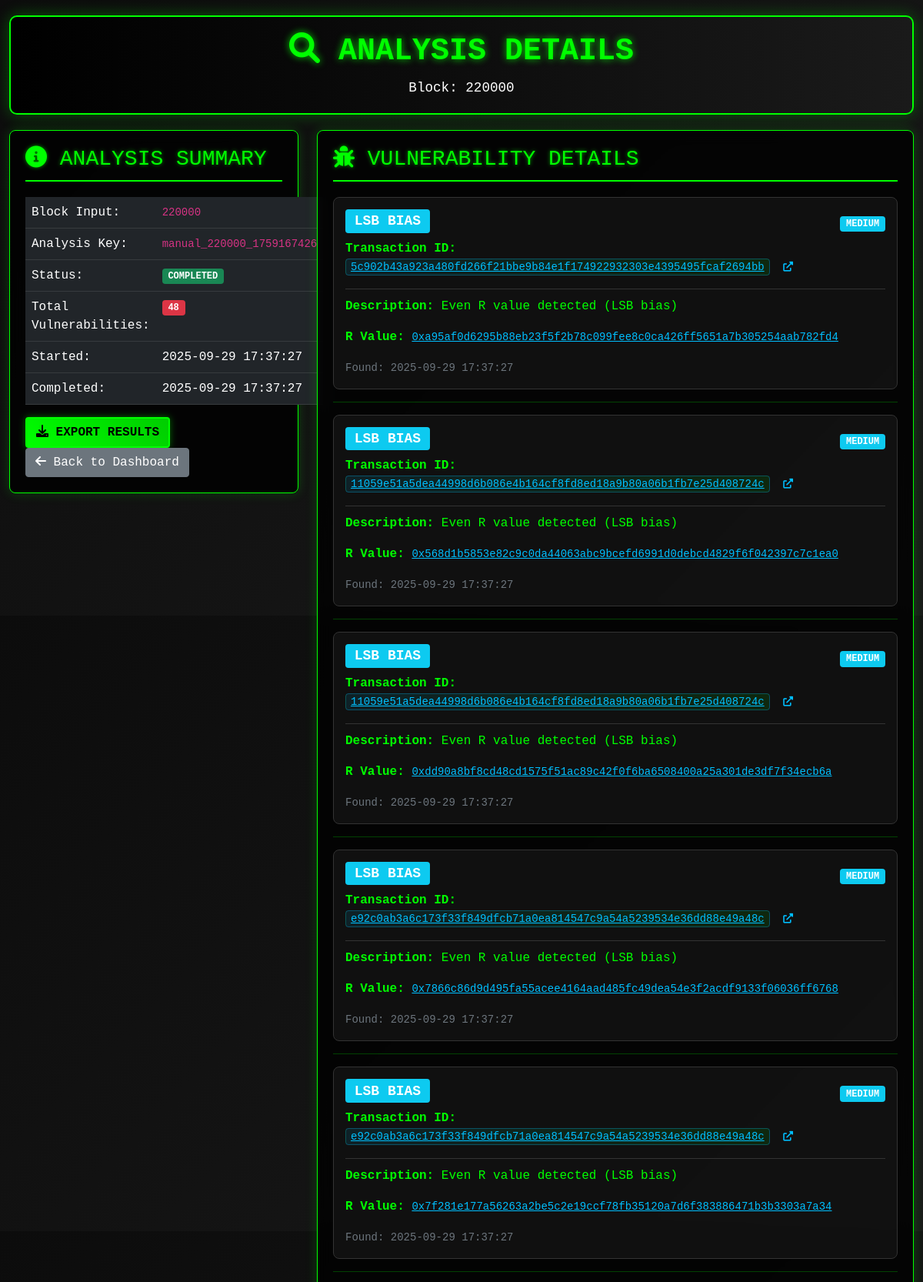
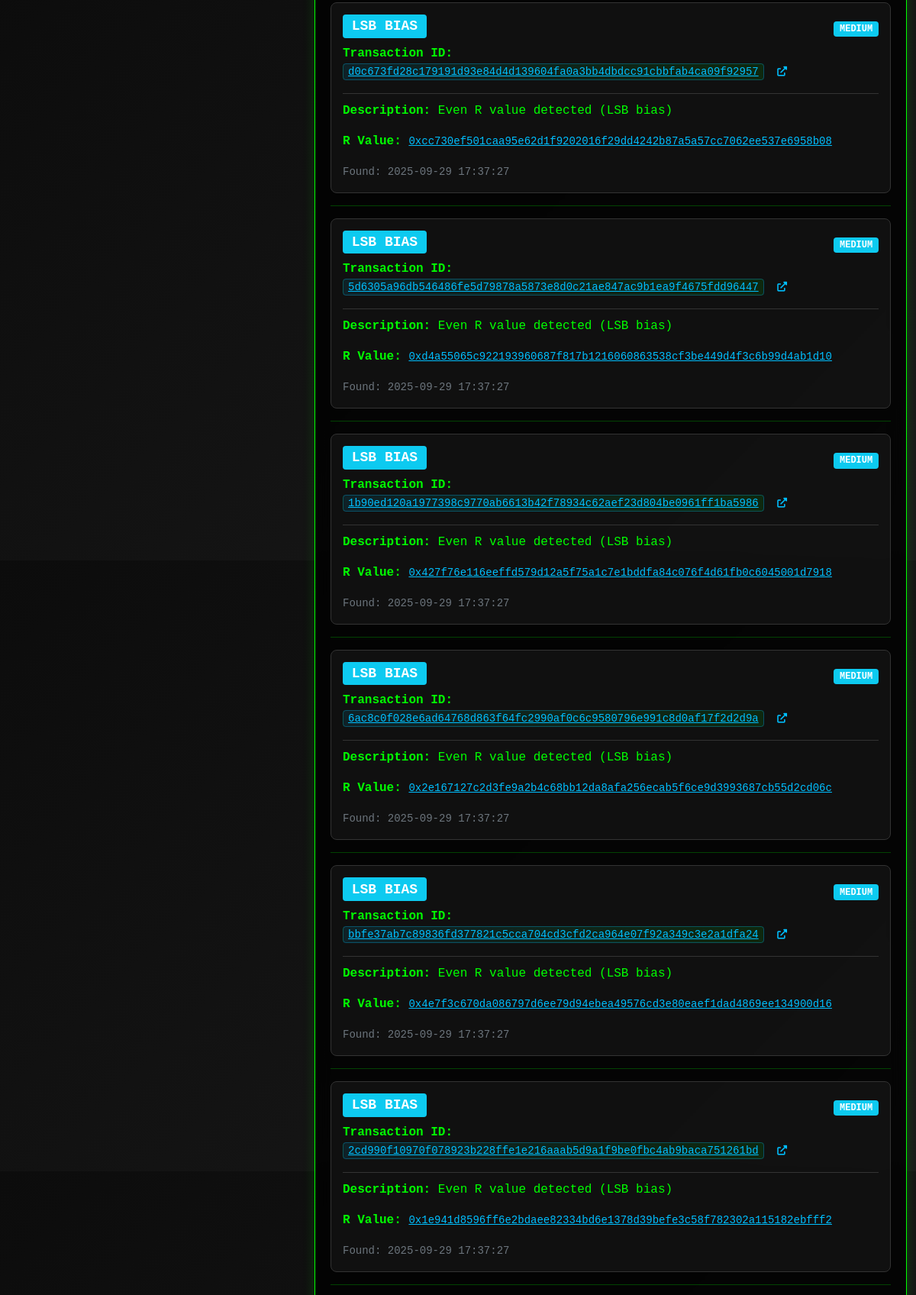
The app's page /analysis/manual_220000_1759167426 (upper part) with its own data (2 pictures, top to bottom).
### main.py (models this page shows)
class AnalysisResult(db.Model):
    id = db.Column(db.Integer, primary_key=True)
    analysis_key = db.Column(db.String(256), unique=True, nullable=False)
    block_input = db.Column(db.String(256), nullable=False)
    status = db.Column(db.String(50), nullable=False)
    started_at = db.Column(db.DateTime, nullable=False)
    completed_at = db.Column(db.DateTime)
    result_data = db.Column(db.Text)
    vulnerability_count = db.Column(db.Integer, default=0)
    created_at = db.Column(db.DateTime, default=datetime.utcnow)

class Vulnerability(db.Model):
    id = db.Column(db.Integer, primary_key=True)
    analysis_key = db.Column(db.String(256), nullable=False)
    vulnerability_type = db.Column(db.String(100), nullable=False)
    txid = db.Column(db.String(64))
    risk_level = db.Column(db.String(20))
    details = db.Column(db.Text)
    private_key = db.Column(db.String(64))
    addresses = db.Column(db.Text)  # JSON string of addresses
    created_at = db.Column(db.DateTime, default=datetime.utcnow)

### main.py (the view)
@app.route('/analysis/<analysis_key>')
def view_analysis(analysis_key):
    analysis = AnalysisResult.query.filter_by(analysis_key=analysis_key).first_or_404()
    vulnerabilities = Vulnerability.query.filter_by(analysis_key=analysis_key).all()
    return render_template('analysis_detail.html',
                         analysis=analysis,
                         vulnerabilities=vulnerabilities)

### main.py (called while the page is built)
@app.template_filter('from_json')
def from_json_filter(json_str):
    try:
        return json.loads(json_str) if json_str else {}
    except:
        return {}

### templates/analysis_detail.html (shortened to what this page needs)
<!DOCTYPE html>
<html lang="en">
<head>
    <link href="https://cdn.jsdelivr.net/npm/bootstrap@5.1.3/dist/css/bootstrap.min.css" rel="stylesheet">
    <link href="https://cdnjs.cloudflare.com/ajax/libs/font-awesome/6.0.0/css/all.min.css" rel="stylesheet">
    <link href="{{ url_for('static', filename='style.css') }}" rel="stylesheet">
</head>
<body>
    <div class="container-fluid">
        <header class="terminal-header">
            <h1><i class="fas fa-search"></i> ANALYSIS DETAILS</h1>
            <p class="terminal-subtitle">Block: {{ analysis.block_input }}</p>
        </header>
        <div class="row">
            <div class="col-md-4">
                <div class="terminal-panel">
                    <h3><i class="fas fa-info-circle"></i> ANALYSIS SUMMARY</h3>
                    <table class="table table-dark">
                        <tr>
                            <td>Block Input:</td>
                            <td><code>{{ analysis.block_input }}</code></td>
                        </tr>
                        <tr>
                            <td>Analysis Key:</td>
                            <td><code>{{ analysis.analysis_key }}</code></td>
                        </tr>
                        <tr>
                            <td>Status:</td>
                            <td>
                                <span class="badge bg-{{ 'success' if analysis.status == 'completed' else 'warning' }}">
                                    {{ analysis.status.upper() }}
                                </span>
                            </td>
                        </tr>
                        <tr>
                            <td>Total Vulnerabilities:</td>
                            <td><span class="badge bg-danger">{{ analysis.vulnerability_count }}</span></td>
                        </tr>
                        <tr>
                            <td>Started:</td>
                            <td>{{ analysis.started_at.strftime('%Y-%m-%d %H:%M:%S') if analysis.started_at else 'N/A' }}</td>
                        </tr>
                        <tr>
                            <td>Completed:</td>
                            <td>{{ analysis.completed_at.strftime('%Y-%m-%d %H:%M:%S') if analysis.completed_at else 'N/A' }}</td>
                        </tr>
                    </table>
                    <div class="mt-3">
                        <a href="{{ url_for('export_analysis', analysis_key=analysis.analysis_key) }}"
                           class="btn btn-success">
                            <i class="fas fa-download"></i> Export Results
                        </a>
                        <a href="{{ url_for('index') }}" class="btn btn-secondary">
                            <i class="fas fa-arrow-left"></i> Back to Dashboard
                        </a>
                    </div>
                </div>
            </div>
            <div class="col-md-8">
                <div class="terminal-panel">
                    <h3><i class="fas fa-bug"></i> VULNERABILITY DETAILS</h3>
                    {% for vulnerability in vulnerabilities %}
                    <div class="vulnerability-item">
                        <div class="d-flex justify-content-between align-items-center">
                            <h4>
                                <span class="badge bg-{{ 'danger' if vulnerability.risk_level == 'CRITICAL' else 'warning' if vulnerability.risk_level == 'HIGH' else 'info' }}">
                                    {{ vulnerability.vulnerability_type.replace('_', ' ').title() }}
                                </span>
                            </h4>
                            <span class="badge bg-{{ 'danger' if vulnerability.risk_level == 'CRITICAL' else 'warning' if vulnerability.risk_level == 'HIGH' else 'info' }}">
                                {{ vulnerability.risk_level }}
                            </span>
                        </div>
                        {% if vulnerability.txid %}
                        <p><strong>Transaction ID:</strong>
                            <code class="clickable-hash explorer-link" onclick="openTransactionExplorer('{{ vulnerability.txid }}')">{{ vulnerability.txid }}</code>
                            <i class="fas fa-external-link-alt ms-2" style="font-size: 0.8em; color: #00bfff;"></i>
                        </p>
                        {% endif %}
                        {% if vulnerability.details %}
                        {% set details = vulnerability.details | from_json %}
                        <div class="vulnerability-details">
                            <p><strong>Description:</strong> {{ details.get('description', 'N/A') }}</p>
                            {% if details.get('r_value') %}
                            <p><strong>R Value:</strong> <code class="clickable-hash" onclick="copyToClipboard('{{ details.get('r_value') }}')">{{ details.get('r_value') }}</code></p>
                            {% endif %}
                        </div>
                        {% endif %}
                        <small class="text-muted">Found: {{ vulnerability.created_at.strftime('%Y-%m-%d %H:%M:%S') }}</small>
                    </div>
                    <hr>
                    {% endfor %}
                </div>
            </div>
        </div>
    </div>
</body>
</html>

### static/style.css (style rules this page uses)
body { background: linear-gradient(135deg, #0c0c0c 0%, #1a1a1a 100%); color: #00ff00; font-family: 'Courier New', monospace; min-height: 100vh; }
.terminal-header { background: linear-gradient(90deg, #000000 0%, #1a1a1a 100%); border: 2px solid #00ff00; border-radius: 10px; padding: 20px; margin: 20px 0; text-align: center; box-shadow: 0 0 20px rgba(0, 255, 0, 0.3); }
.terminal-header h1 { color: #00ff00; text-shadow: 0 0 10px rgba(0, 255, 0, 0.8); margin: 0; font-size: 2.5rem; font-weight: bold; }
.terminal-subtitle { color: #ffffff; margin: 10px 0 0 0; font-size: 1.1rem; }
.terminal-panel { background: rgba(0, 0, 0, 0.8); border: 1px solid #00ff00; border-radius: 8px; padding: 20px; margin-bottom: 20px; box-shadow: 0 0 15px rgba(0, 255, 0, 0.2); backdrop-filter: blur(10px); }
.terminal-panel h3 { color: #00ff00; border-bottom: 2px solid #00ff00; padding-bottom: 10px; margin-bottom: 20px; text-shadow: 0 0 5px rgba(0, 255, 0, 0.6); }
.btn-success { background: linear-gradient(45deg, #00ff00, #00cc00); border: 2px solid #00ff00; color: #000000; font-weight: bold; text-transform: uppercase; box-shadow: 0 0 10px rgba(0, 255, 0, 0.4); }
.clickable-hash { cursor: pointer; color: #00bfff; text-decoration: underline; transition: color 0.3s ease; }
.explorer-link { position: relative; background: linear-gradient(45deg, rgba(0, 191, 255, 0.1), rgba(0, 255, 0, 0.1)); border: 1px solid rgba(0, 191, 255, 0.3); border-radius: 4px; padding: 2px 6px; transition: all 0.3s ease; }
.vulnerability-item { background: rgba(20, 20, 20, 0.8); border: 1px solid #333333; border-radius: 8px; padding: 15px; margin-bottom: 15px; }
.vulnerability-details { margin-top: 10px; padding-top: 10px; border-top: 1px solid #333333; }
.badge { font-family: 'Courier New', monospace; font-weight: bold; text-transform: uppercase; }

### records on screen
AnalysisResult: block_input "220000", analysis_key "manual_220000_1759167426", status "COMPLETED", vulnerability_count "48", started_at "2025-09-29 17:37:27", completed_at "2025-09-29 17:37:27"
Vulnerability: vulnerability_type.replace "LSB BIAS", risk_level "MEDIUM", txid "5c902b43a923a480fd266f21bbe9b84e1f174922932303e4395495fcaf2694bb", get "Even R value detected (LSB bias)", get "0xa95af0d6295b88eb23f5f2b78c099fee8c0ca426ff5651a7b305254aab782fd4", created_at "2025-09-29 17:37:27"
Vulnerability: vulnerability_type.replace "LSB BIAS", risk_level "MEDIUM", txid "11059e51a5dea44998d6b086e4b164cf8fd8ed18a9b80a06b1fb7e25d408724c", get "Even R value detected (LSB bias)", get "0x568d1b5853e82c9c0da44063abc9bcefd6991d0debcd4829f6f042397c7c1ea0", created_at "2025-09-29 17:37:27"
Vulnerability: vulnerability_type.replace "LSB BIAS", risk_level "MEDIUM", txid "11059e51a5dea44998d6b086e4b164cf8fd8ed18a9b80a06b1fb7e25d408724c", get "Even R value detected (LSB bias)", get "0xdd90a8bf8cd48cd1575f51ac89c42f0f6ba6508400a25a301de3df7f34ecb6a", created_at "2025-09-29 17:37:27"
Vulnerability: vulnerability_type.replace "LSB BIAS", risk_level "MEDIUM", txid "e92c0ab3a6c173f33f849dfcb71a0ea814547c9a54a5239534e36dd88e49a48c", get "Even R value detected (LSB bias)", get "0x7866c86d9d495fa55acee4164aad485fc49dea54e3f2acdf9133f06036ff6768", created_at "2025-09-29 17:37:27"
Vulnerability: vulnerability_type.replace "LSB BIAS", risk_level "MEDIUM", txid "e92c0ab3a6c173f33f849dfcb71a0ea814547c9a54a5239534e36dd88e49a48c", get "Even R value detected (LSB bias)", get "0x7f281e177a56263a2be5c2e19ccf78fb35120a7d6f383886471b3b3303a7a34", created_at "2025-09-29 17:37:27"
Vulnerability: vulnerability_type.replace "LSB BIAS", risk_level "MEDIUM", txid "d0c673fd28c179191d93e84d4d139604fa0a3bb4dbdcc91cbbfab4ca09f92957", get "Even R value detected (LSB bias)", get "0xcc730ef501caa95e62d1f9202016f29dd4242b87a5a57cc7062ee537e6958b08", created_at "2025-09-29 17:37:27"
Vulnerability: vulnerability_type.replace "LSB BIAS", risk_level "MEDIUM", txid "5d6305a96db546486fe5d79878a5873e8d0c21ae847ac9b1ea9f4675fdd96447", get "Even R value detected (LSB bias)", get "0xd4a55065c922193960687f817b1216060863538cf3be449d4f3c6b99d4ab1d10", created_at "2025-09-29 17:37:27"
Vulnerability: vulnerability_type.replace "LSB BIAS", risk_level "MEDIUM", txid "1b90ed120a1977398c9770ab6613b42f78934c62aef23d804be0961ff1ba5986", get "Even R value detected (LSB bias)", get "0x427f76e116eeffd579d12a5f75a1c7e1bddfa84c076f4d61fb0c6045001d7918", created_at "2025-09-29 17:37:27"
Vulnerability: vulnerability_type.replace "LSB BIAS", risk_level "MEDIUM", txid "6ac8c0f028e6ad64768d863f64fc2990af0c6c9580796e991c8d0af17f2d2d9a", get "Even R value detected (LSB bias)", get "0x2e167127c2d3fe9a2b4c68bb12da8afa256ecab5f6ce9d3993687cb55d2cd06c", created_at "2025-09-29 17:37:27"
Vulnerability: vulnerability_type.replace "LSB BIAS", risk_level "MEDIUM", txid "bbfe37ab7c89836fd377821c5cca704cd3cfd2ca964e07f92a349c3e2a1dfa24", get "Even R value detected (LSB bias)", get "0x4e7f3c670da086797d6ee79d94ebea49576cd3e80eaef1dad4869ee134900d16", created_at "2025-09-29 17:37:27"
Vulnerability: vulnerability_type.replace "LSB BIAS", risk_level "MEDIUM", txid "2cd990f10970f078923b228ffe1e216aaab5d9a1f9be0fbc4ab9baca751261bd", get "Even R value detected (LSB bias)", get "0x1e941d8596ff6e2bdaee82334bd6e1378d39befe3c58f782302a115182ebfff2", created_at "2025-09-29 17:37:27"
